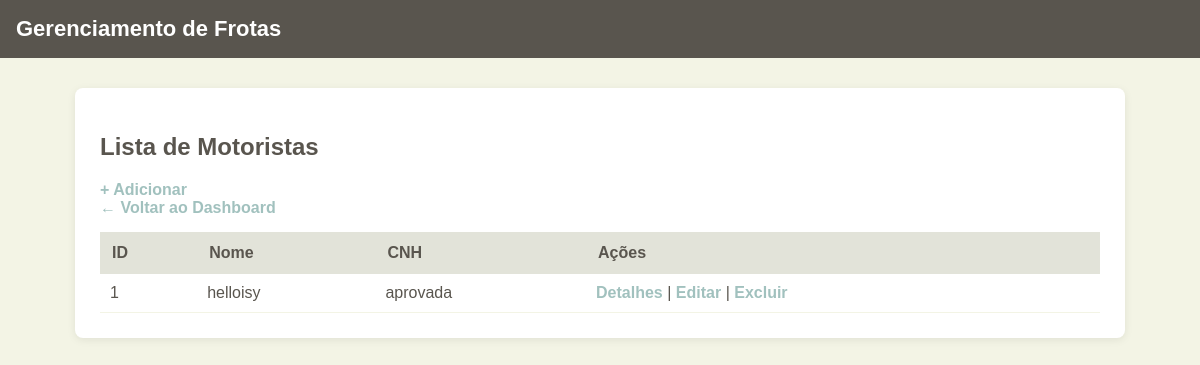
/frotas/motoristas/, run on an earlier commit of the app's database.
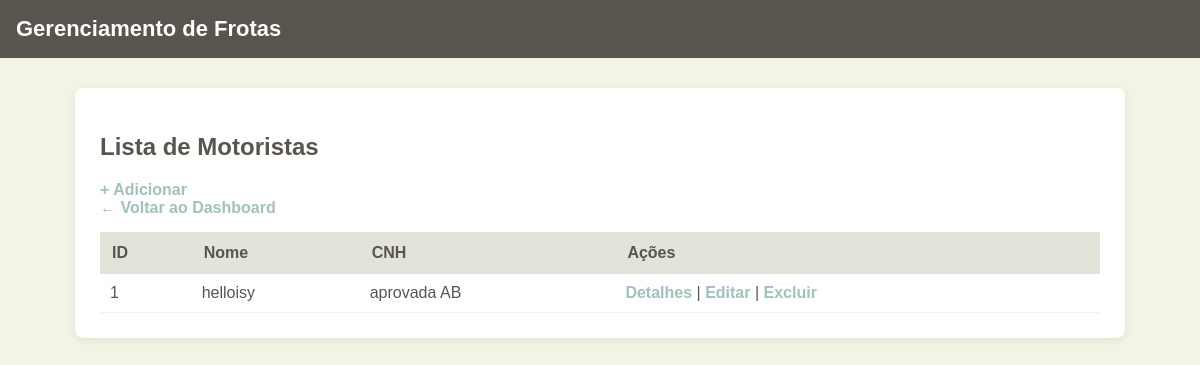
And on a later commit of the database.
### frotas/models.py (models this page shows, shortened)
class Motorista(models.Model):
    nome = models.CharField(max_length=100)
    cnh = models.CharField(max_length=20)

### frotas/views.py (the view)
# urls.py: path('motoristas/', views.listar_motoristas, name='listar_motoristas'),
def listar_motoristas(request):
    motoristas = Motorista.objects.all()
    return render(request, 'motoristas/lista_motoristas.html', {'motoristas': motoristas})

### frotas/templates/motoristas/lista_motoristas.html (shortened to what this page needs)
{% load static %}
<!DOCTYPE html>
<html lang="pt-br">
<head>
    <link rel="stylesheet" href="{% static 'css/base.css' %}">
    <link rel="stylesheet" href="{% static 'css/motoristas.css' %}">
</head>
<body>
    <header>
        <h1>Gerenciamento de Frotas</h1>
    </header>
    <div class="container">
        <div class="motorista-header">
            <h2>Lista de Motoristas</h2>
            <a href="{% url 'adicionar_motorista' %}">+ Adicionar</a>
        </div>
        <a href="{% url 'dashboard' %}">← Voltar ao Dashboard</a>
        {% if motoristas %}
            <table class="table-motoristas">
                <thead>
                    <tr>
                        <th>ID</th>
                        <th>Nome</th>
                        <th>CNH</th>
                        <th>Ações</th>
                    </tr>
                </thead>
                <tbody>
                    {% for m in motoristas %}
                        <tr>
                            <td>{{ m.id }}</td>
                            <td>{{ m.nome }}</td>
                            <td>{{ m.cnh }}</td>
                            <td class="acao-links">
                                <a href="{% url 'detalhe_motorista' m.id %}">Detalhes</a> |
                                <a href="{% url 'alterar_motorista' m.id %}">Editar</a> |
                                <a href="{% url 'excluir_motorista' m.id %}">Excluir</a>
                            </td>
                        </tr>
                    {% endfor %}
                </tbody>
            </table>
        {% else %}
            <p>Nenhum motorista cadastrado.</p>
        {% endif %}
    </div>
</body>
</html>

What changed in the data, as far as the page shows it:
changed Motorista "helloisy": cnh "aprovada" → "aprovada AB"
